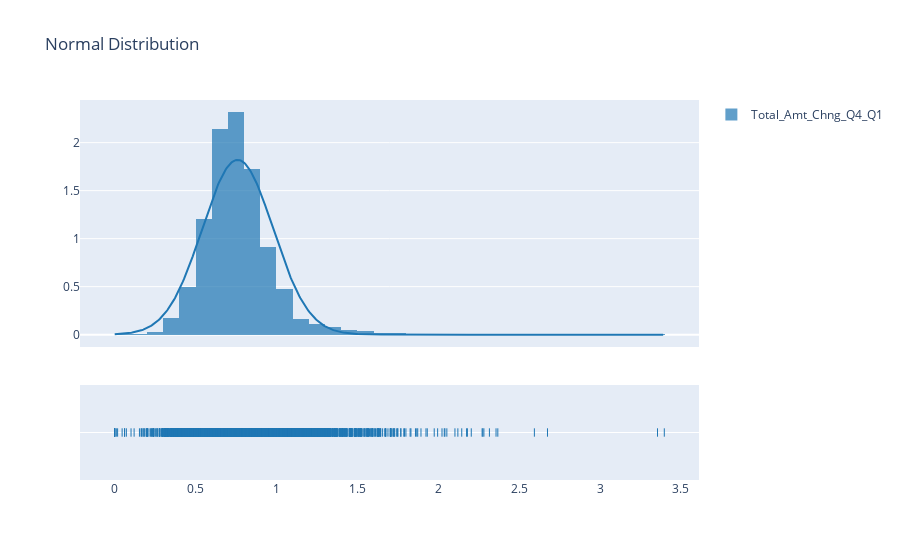

Notebook source saved alongside this figure:
### Markdown cell above
### Ejercicio 2
Utiliza `plotly` para realizar un gráfico que permita verificar si el cambio en el monto de transacciones (cuarto trimestre a primer trimestre) se ajusta a una distribución normal.

### Code cell
# YOUR CODE HERE
import plotly.figure_factory as ff

fig = ff.create_distplot([df['Total_Amt_Chng_Q4_Q1']], group_labels = ['Total_Amt_Chng_Q4_Q1'], bin_size=.1,
                         curve_type='normal'
                        )

fig.update_layout(title_text='Normal Distribution')
fig.show()

### Figure 1 — Plotly figure (JSON) as saved in the notebook; plotly's stock layout.template omitted (floating-point values rounded to 4 significant figures; data arrays with more than 128 entries replaced by an {"elided": "..."} marker saying what was removed)
{"data": [{"autobinx": false, "histnorm": "probability density", "legendgroup": "Total_Amt_Chng_Q4_Q1", "marker": {"color": "rgb(31, 119, 180)"}, "name": "Total_Amt_Chng_Q4_Q1", "opacity": 0.7, "type": "histogram", "x": {"elided": "10127 float values"}, "xaxis": "x", "xbins": {"end": 3.397, "size": 0.1, "start": 0}, "yaxis": "y"}, {"legendgroup": "Total_Amt_Chng_Q4_Q1", "marker": {"color": "rgb(31, 119, 180)"}, "mode": "lines", "name": "Total_Amt_Chng_Q4_Q1", "showlegend": false, "type": "scatter", "x": {"elided": "500 float values"}, "xaxis": "x", "y": {"elided": "500 float values"}, "yaxis": "y"}, {"legendgroup": "Total_Amt_Chng_Q4_Q1", "marker": {"color": "rgb(31, 119, 180)", "symbol": "line-ns-open"}, "mode": "markers", "name": "Total_Amt_Chng_Q4_Q1", "showlegend": false, "type": "scatter", "x": {"elided": "10127 float values"}, "xaxis": "x", "y": {"elided": "10127 str values"}, "yaxis": "y2"}], "layout": {"barmode": "overlay", "hovermode": "closest", "legend": {"traceorder": "reversed"}, "title": {"text": "Normal Distribution"}, "xaxis": {"anchor": "y2", "domain": [0, 1], "zeroline": false}, "yaxis": {"anchor": "free", "domain": [0.35, 1], "position": 0}, "yaxis2": {"anchor": "x", "domain": [0, 0.25], "dtick": 1, "showticklabels": false}}}
